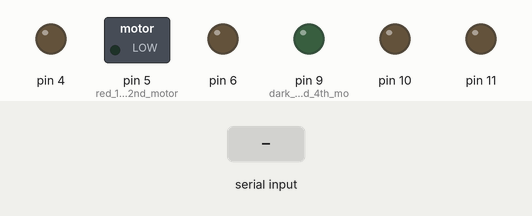
Bench run of a sketch on a simulated Arduino Uno, built with avr-gcc and run on an emulated ATmega328P. Shown: switched loads named in the sketch (green lamp = pin HIGH), output pins drawn as LEDs (lit = HIGH). Inputs (shaded band) come from the test bench.

Above: at 1.2 s.
1.3 s: "F" received over Serial
At 1.9 s:
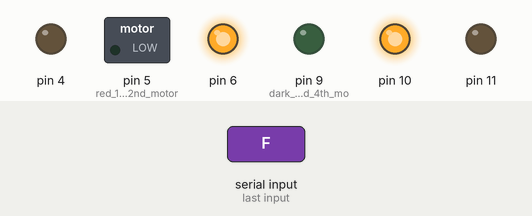
2.8 s: "R" received over Serial
At 3.1 s:
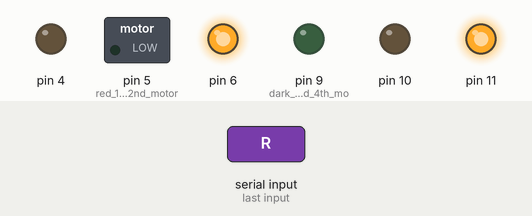
4.3 s: "L" received over Serial
At 5.4 s:
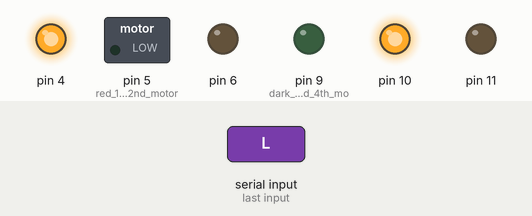
5.8 s: "G" received over Serial
At 6.6 s:
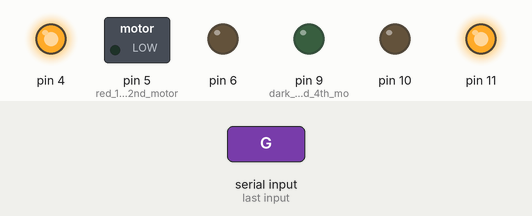
7.3 s: "S" received over Serial
At 7.7 s:
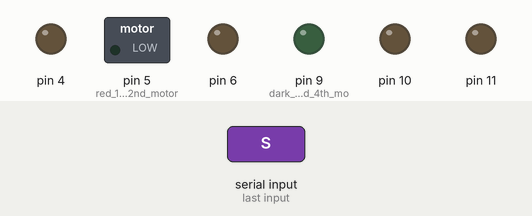
Timing chart, 0 to 9.8 s (numbered marks = the images above; inputs shaded):
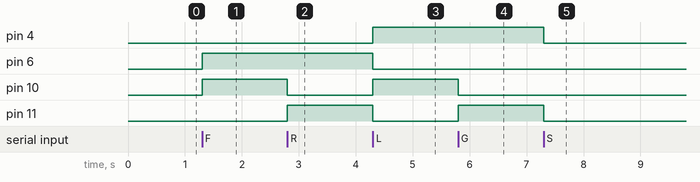

The sketch:

sketch_may3b.ino
```cpp
// int rightIR=2;// purple wire
// int leftIR=3;// black wire
// // 5th pin 3 and 4th mototr red
// //9th pin 1 and 2 motor dark green
int A=9; // dark green
int B=5;
int speed;

int x;
int y;

char input;     // to store input character received via BT.

void setup()
{
  Serial.begin(9600);
  pinMode(4, OUTPUT);
  pinMode(6, OUTPUT);
  pinMode(10, OUTPUT);
  pinMode(11, OUTPUT);
  // pinMode(2,INPUT);
  // pinMode(3,INPUT);
  pinMode(A0,INPUT);
  pinMode(9, OUTPUT); // dark green 3rd and 4th motor
  pinMode(5,OUTPUT); // red 1 and 2nd motor
}

void loop()
{
 // speed = analogRead(A0);
 //speed = speed * 0.249;
 // analogWrite(A,speed);
 // analogWrite(B,speed);

  //speed = 255;
  while(Serial.available())
  {
    //declared the a0 pin from which the data will be take input
  // x = analogRead(A0);
  // y = map(x,0,1023,0,255);
    input = Serial.read();

    if(input == 'F')
    {
      forward();
    }

    else if (input == 'R')
    {
      right();
    }

    else if (input == 'L')
    {
      left();
    }

    else if (input == 'G')
    {
      backward();
    }
    else if (input == 'S')
    {
      stop();
    }
  // analogWrite(6,y);
  // analogWrite(11,y);
  }
}
void forward()
  {
  digitalWrite(4, LOW	);
  digitalWrite(6, HIGH);
  digitalWrite(10, HIGH);
  digitalWrite(11, LOW);
}

void stop()
  {
  digitalWrite(4, LOW	);
  digitalWrite(6, LOW);
  digitalWrite(10, LOW);
  digitalWrite(11, LOW);
}

void backward()
  {
  digitalWrite(4, HIGH);
  digitalWrite(6, LOW);
  digitalWrite(10, LOW);
  digitalWrite(11, HIGH);
}

void left()
  {
  digitalWrite(4, HIGH);
  digitalWrite(6, LOW);
  digitalWrite(10, HIGH);
  digitalWrite(11, LOW);
}

void right()
  {
  digitalWrite(4, LOW);
  digitalWrite(6, HIGH);
  digitalWrite(10, LOW);
  digitalWrite(11, HIGH);
}
```

Measured:
- after the input at 1.3 s, pin 6, pin 10: LOW → HIGH at once
- after the input at 2.8 s, pin 10: HIGH → LOW at once; pin 11: LOW → HIGH at once
- after the input at 4.3 s, pin 4, pin 10: LOW → HIGH at once; pin 6, pin 11: HIGH → LOW at once
- after the input at 5.8 s, pin 10: HIGH → LOW at once; pin 11: LOW → HIGH at once
- after the input at 7.3 s, pin 4, pin 11: HIGH → LOW at once
